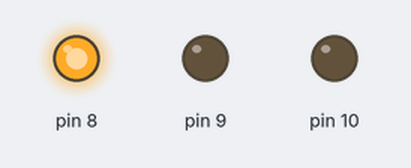
A sketch run on a simulated Arduino Uno, built with avr-gcc and run on an emulated ATmega328P. Parts: output pins drawn as LEDs (lit = HIGH).

Above: at 1.0 s.
At 3.0 s:
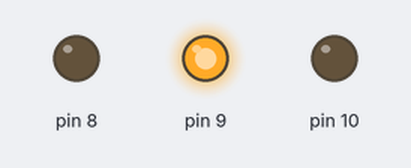
At 5.0 s:
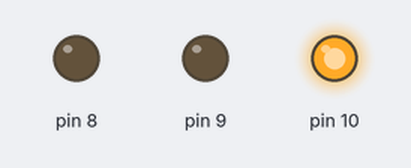
Timing chart, 0 to 7.8 s (numbered marks = the images above):
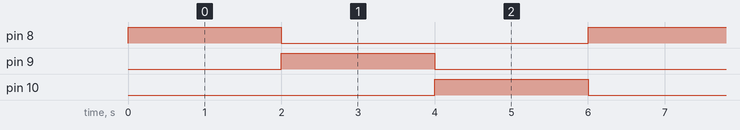

The sketch:

semaforoTransito.ino
```cpp
//Semafóro de trânsito
#define vermelho 10
#define amarelo 9
#define verde 8

void setup() {
  // put your setup code here, to run once:
  pinMode(8, OUTPUT);
  pinMode(9, OUTPUT);
  pinMode(10, OUTPUT);
}

void loop() {
  // put your main code here, to run repeatedly:
  //Verde
  digitalWrite(8, HIGH);
  delay(2000);
  digitalWrite(8, LOW);

  //Amarelo
  digitalWrite(9, HIGH);
  delay(2000);
  digitalWrite(9, LOW);

  //Vermelho
  digitalWrite(10, HIGH);
  delay(2000);
  digitalWrite(10, LOW);
}
```

Measured:
- by itself, pin 8–10: alternates HIGH for 2.0 s and LOW for 4.0 s
- by itself, everything shown: repeats every 6.0 s, in 4 steps
